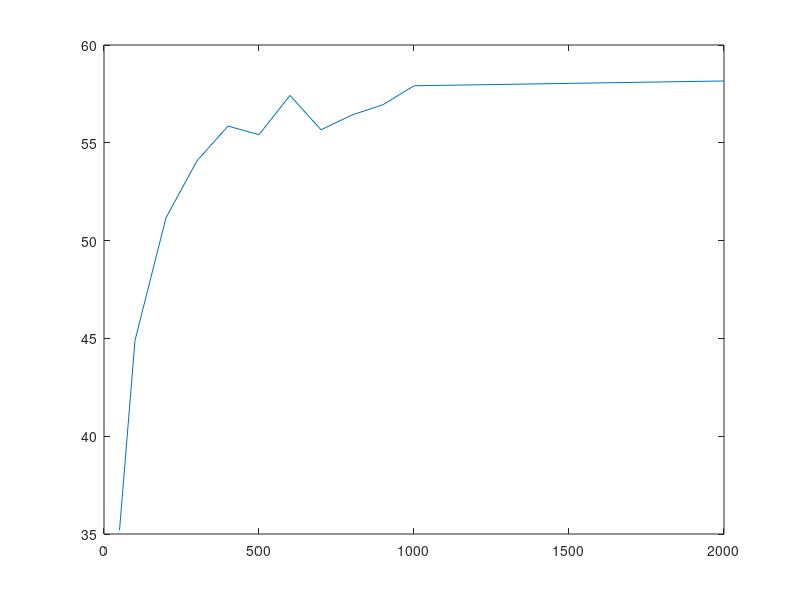

This chart was generated by the following MATLAB code:
clc
clear all
close all

%% General

nStas = 15;
offeData = 0.5;
simTime = 1.1;

%% With BA and Aggregation

pckSizBA = [50 100 200 300 400 500 600 700 800 900 1000 2000];
%           1       2       3       4       5
thrBA = [2.73595 2.94828 2.97702 2.83879 3.01358;... % 50
         3.32318 3.85597 3.98135 3.54313 3.8167 ;... % 100
         ... % 150
         4.03993 4.2683  4.34511 4.14544 4.3087 ;... % 200
         ... % 250
         3.98115 4.60296 4.63849 4.50331 4.58159;... % 300
         ... % 350
         4.45114 4.80924 4.7213  4.54212 4.51667;... % 400
         ... % 450
         4.19597 4.71173 4.71865 4.55767 4.67476;... % 500
         ... % 550
         4.49151 4.81327 4.70873 4.82251 4.85038;... % 600
         ... % 650
         4.24348 4.61438 4.85724 4.54022 4.70652;... % 700
         ... % 750
         4.18217 4.90414 4.82487 4.6205  4.74179;... % 800
         ... % 850
         4.48864 4.72862 4.93058 4.50714 4.83585;... % 900
         ... % 950
         4.39117 4.90253 4.71984 4.87976 4.99674;... % 1000
         ... % 1250
         ... % 1500
         ... % 1750
         4.38234 4.81329 5.26397 4.62366 4.9082];   % 2000
     
 mThrBA = mean(thrBA,2)./nStas;
 effBA = 100*mThrBA./(simTime*offeData);
 
 %% Plot
 
 plot(pckSizBA,effBA)